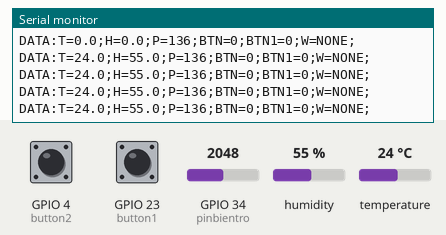
The program below on a simulated ESP32. On the bench: the last lines printed to the serial monitor. The inputs (shaded band) are chosen by the test bench; at power-on: humidity 55 %, GPIO 34 (pinbientro) = 2048, GPIO 4 (button2) HIGH, GPIO 23 (button1) HIGH, temperature 24 °C. A WiFi scan finds three made-up networks; EEPROM starts erased.

Above: at 1.4 s.
1.5 s: humidity set to 22 %
At 2.23 s:
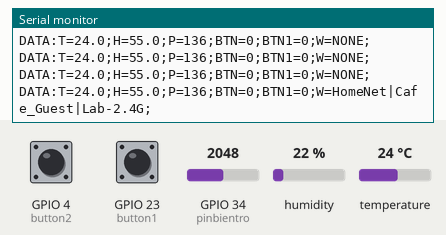
4.1 s: GPIO 34 (pinbientro) set to 2866
At 4.13 s:
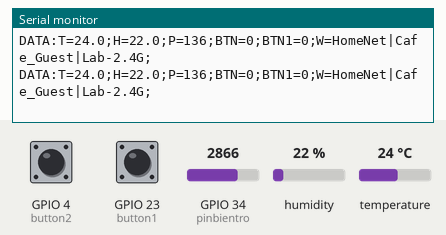
5.6 s: GPIO 4 (button2) pulled LOW for 0.25 s
At 5.63 s:
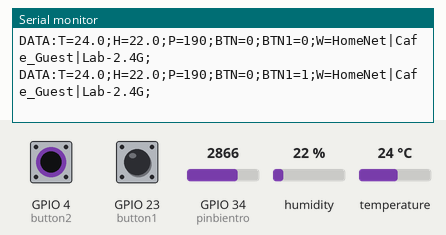
7.3 s: GPIO 23 (button1) pulled LOW for 0.25 s
At 7.33 s:
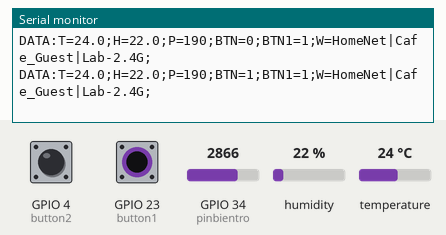
9.0 s: temperature set to 12 °C
At 9.03 s:
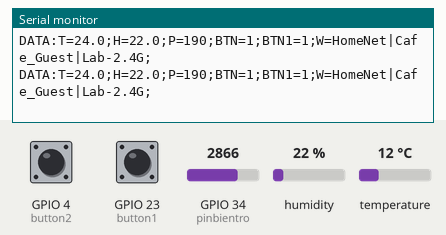
10.5 s: GPIO 4 (button2) pulled LOW for 1 s
At 10.53 s:
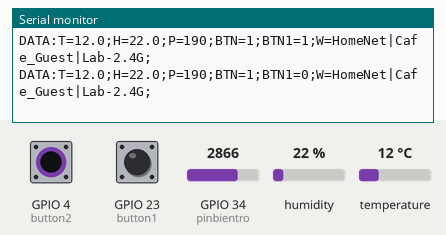

The program:

main.cpp
```cpp
#include <Arduino.h>
#include "DHT.h"
#include "WiFi.h"
#include <EEPROM.h>

#define DHTPIN 15
#define DHTTYPE DHT11
#define pinbientro 34
#define button1 23
#define button2 4

// Địa chỉ EEPROM
#define EEPROM_SIZE 64
#define ADDR_BUTTON_STATE 0      // 1 byte
#define ADDR_BUTTON1_STATE 1     // 1 byte
#define ADDR_RAW_MIN 2           // 4 bytes (int)
#define ADDR_RAW_MAX 6           // 4 bytes (int)
#define ADDR_INTERVAL_DHT 10     // 4 bytes (unsigned long)
#define ADDR_INTERVAL_SEND 14    // 4 bytes (unsigned long)
#define ADDR_INIT_FLAG 18        // 1 byte - check đã init chưa

#define EEPROM_INIT_VALUE 0xAB   // Giá trị để check lần đầu khởi động

unsigned long timerDHT = 0;
unsigned long intervalDHT = 1000;
unsigned long timerPot = 0;
unsigned long intervalPot = 200;
unsigned long timerWifi = 0;
unsigned long intervalWifi = 5000;
unsigned long timerSend = 0;
unsigned long intervalSend = 100;

volatile bool toggleState = false;
volatile bool toggle1State = false;
volatile unsigned long lastInterruptTime = 0;
volatile unsigned long lastInterruptTime1 = 0;

float temp = 0;
float hum = 0;
int potValue = 0;
int mappedValue = 0;
String wifiList = "NONE";

bool wifiScanning = false;

DHT dht(DHTPIN, DHTTYPE);

int buttonState = 0;
int button1State = 0;
int rawMin = 0;
int rawMax = 3009;


void writeIntToEEPROM(int address, int value) {
  EEPROM.write(address, (value >> 24) & 0xFF);
  EEPROM.write(address + 1, (value >> 16) & 0xFF);
  EEPROM.write(address + 2, (value >> 8) & 0xFF);
  EEPROM.write(address + 3, value & 0xFF);
  EEPROM.commit();
}

int readIntFromEEPROM(int address) {
  return ((long)EEPROM.read(address) << 24) |
         ((long)EEPROM.read(address + 1) << 16) |
         ((long)EEPROM.read(address + 2) << 8) |
         (long)EEPROM.read(address + 3);
}

void writeULongToEEPROM(int address, unsigned long value) {
  EEPROM.write(address, (value >> 24) & 0xFF);
  EEPROM.write(address + 1, (value >> 16) & 0xFF);
  EEPROM.write(address + 2, (value >> 8) & 0xFF);
  EEPROM.write(address + 3, value & 0xFF);
  EEPROM.commit();
}

unsigned long readULongFromEEPROM(int address) {
  return ((unsigned long)EEPROM.read(address) << 24) |
         ((unsigned long)EEPROM.read(address + 1) << 16) |
         ((unsigned long)EEPROM.read(address + 2) << 8) |
         (unsigned long)EEPROM.read(address + 3);
}

void saveButtonStates() {
  EEPROM.write(ADDR_BUTTON_STATE, buttonState);
  EEPROM.write(ADDR_BUTTON1_STATE, button1State);
  EEPROM.commit();
}

void loadFromEEPROM() {
  buttonState = EEPROM.read(ADDR_BUTTON_STATE);
  button1State = EEPROM.read(ADDR_BUTTON1_STATE);
  toggleState = (buttonState == 1);
  toggle1State = (button1State == 1);

  rawMin = readIntFromEEPROM(ADDR_RAW_MIN);
  rawMax = readIntFromEEPROM(ADDR_RAW_MAX);

  intervalDHT = readULongFromEEPROM(ADDR_INTERVAL_DHT);
  intervalSend = readULongFromEEPROM(ADDR_INTERVAL_SEND);

  Serial.println("=== Loaded from EEPROM ===");
  Serial.print("Button States: BTN="); Serial.print(buttonState);
  Serial.print(" BTN1="); Serial.println(button1State);
  Serial.print("Calibration: Min="); Serial.print(rawMin);
  Serial.print(" Max="); Serial.println(rawMax);
  Serial.print("Intervals: DHT="); Serial.print(intervalDHT);
  Serial.print("ms Send="); Serial.print(intervalSend); Serial.println("ms");
}

void initEEPROM() {

  EEPROM.write(ADDR_BUTTON_STATE, 0);
  EEPROM.write(ADDR_BUTTON1_STATE, 0);
  writeIntToEEPROM(ADDR_RAW_MIN, 0);
  writeIntToEEPROM(ADDR_RAW_MAX, 3009);
  writeULongToEEPROM(ADDR_INTERVAL_DHT, 1000);
  writeULongToEEPROM(ADDR_INTERVAL_SEND, 100);
  EEPROM.write(ADDR_INIT_FLAG, EEPROM_INIT_VALUE);
  EEPROM.commit();
  Serial.println("EEPROM initialized with default values");
}


void IRAM_ATTR buttonISR() {
  unsigned long interruptTime = millis();

  if (interruptTime - lastInterruptTime > 200) {
    toggleState = !toggleState;
    buttonState = toggleState ? 1 : 0;
    saveButtonStates();
  }

  lastInterruptTime = interruptTime;
}

void IRAM_ATTR button1ISR() {
  unsigned long interruptTime = millis();

  if (interruptTime - lastInterruptTime1 > 200) {
    toggle1State = !toggle1State;
    button1State = toggle1State ? 1 : 0;
    saveButtonStates();
  }

  lastInterruptTime1 = interruptTime;
}


void setup() {
  Serial.begin(115200);
  delay(100);


  EEPROM.begin(EEPROM_SIZE);

  if (EEPROM.read(ADDR_INIT_FLAG) != EEPROM_INIT_VALUE) {
    Serial.println("First boot detected - initializing EEPROM");
    initEEPROM();
  } else {
    Serial.println("Loading settings from EEPROM");
    loadFromEEPROM();
  }

  WiFi.mode(WIFI_STA);
  WiFi.disconnect(true);
  delay(100);
  dht.begin();


  pinMode(button1, INPUT_PULLUP);
  pinMode(button2, INPUT_PULLUP);
  attachInterrupt(digitalPinToInterrupt(button1), buttonISR, FALLING);
  attachInterrupt(digitalPinToInterrupt(button2), button1ISR, FALLING);


  WiFi.scanNetworks(true);
  wifiScanning = true;

  Serial.println("System ready!");
}


void loop() {
  unsigned long now = millis();


  if (now - timerDHT >= intervalDHT) {
    hum = dht.readHumidity();
    temp = dht.readTemperature();
    timerDHT = now;
  }


  if (now - timerPot >= intervalPot) {
    int raw = analogRead(pinbientro);
    raw = constrain(raw, rawMin, rawMax);
    mappedValue = map(raw, rawMin, rawMax, 0, 200);
    timerPot = now;
  }


  if (wifiScanning) {
    int n = WiFi.scanComplete();
    if (n >= 0) {
      wifiList = "";
      if (n == 0) {
        wifiList = "NONE";
      } else {
        int maxNetworks = min(n, 4);
        for (int i = 0; i < maxNetworks; i++) {
          wifiList += WiFi.SSID(i);
          if (i < maxNetworks - 1) wifiList += "|";
        }
      }
      WiFi.scanDelete();
      wifiScanning = false;
      timerWifi = now;
    }
  } else if (now - timerWifi >= intervalWifi) {
    WiFi.scanNetworks(true);
    wifiScanning = true;
  }


  if (now - timerSend >= intervalSend) {
    Serial.print("DATA:");
    Serial.print("T=");
    Serial.print(temp, 1);
    Serial.print(";H=");
    Serial.print(hum, 1);
    Serial.print(";P=");
    Serial.print(mappedValue);
    Serial.print(";BTN=");
    Serial.print(buttonState);
    Serial.print(";BTN1=");
    Serial.print(button1State);
    Serial.print(";W=");
    Serial.print(wifiList);
    Serial.println(";");

    timerSend = now;
  }


}
```

Measured:
- after the input at 5.6 s, the serial monitor: prints a new line at once (image 3)
- after the input at 7.3 s, the serial monitor: prints a new line at once (image 4)
- after the input at 10.5 s, the serial monitor: prints a new line at once (image 6)
